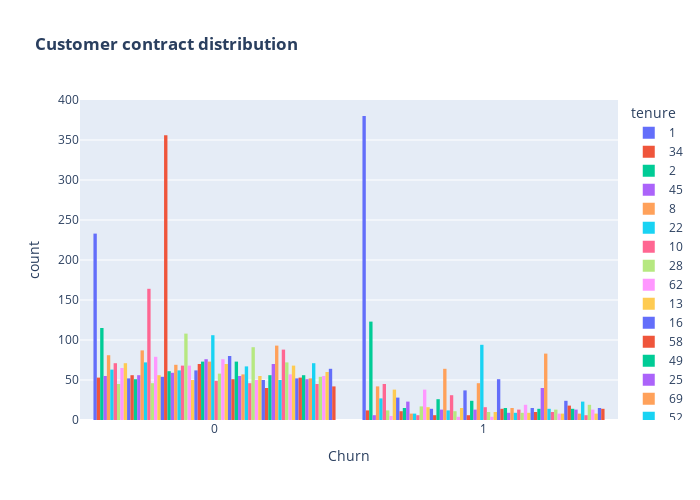

The notebook cell this image was saved under:
### Code cell
fig = px.histogram(df, x="Churn", color="tenure", barmode="group", title="<b>Customer contract distribution<b>")
fig.update_layout(width=700, height=500, bargap=0.1)
fig.show()
